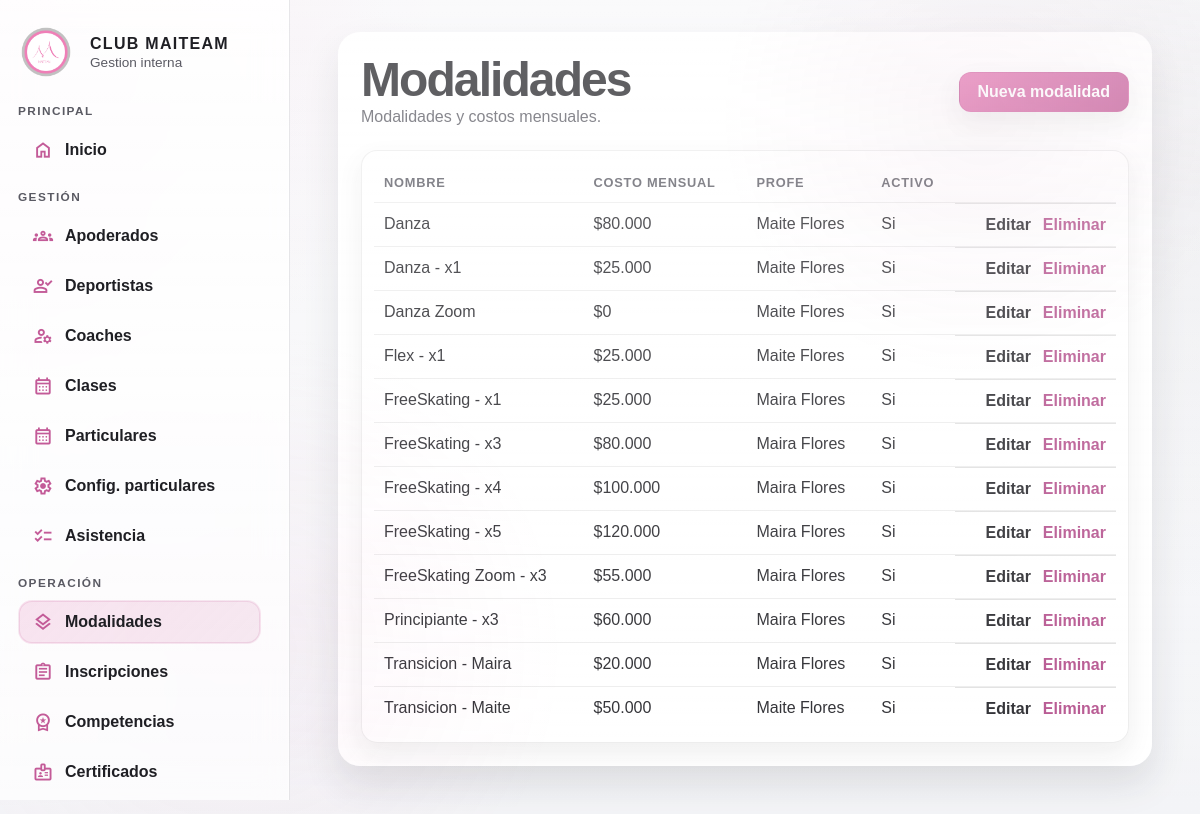
/interno/?page=modalidades, run on the app's committed database.
### tables this page shows
CREATE TABLE IF NOT EXISTS modalidades (
    id INT UNSIGNED AUTO_INCREMENT PRIMARY KEY,
    nombre VARCHAR(120) NOT NULL,
    costo_mensual DECIMAL(10,2) NOT NULL DEFAULT 0.00,
    coach_id INT UNSIGNED NOT NULL,
    activo TINYINT(1) NOT NULL DEFAULT 1,
    created_at TIMESTAMP NOT NULL DEFAULT CURRENT_TIMESTAMP,
    updated_at TIMESTAMP NULL DEFAULT NULL ON UPDATE CURRENT_TIMESTAMP,
    CONSTRAINT fk_modalidades_coaches
        FOREIGN KEY (coach_id) REFERENCES coaches(id)
        ON DELETE RESTRICT ON UPDATE CASCADE
);

CREATE TABLE IF NOT EXISTS coaches (
    id INT UNSIGNED AUTO_INCREMENT PRIMARY KEY,
    nombre VARCHAR(120) NOT NULL,
    telefono VARCHAR(40) DEFAULT NULL,
    email VARCHAR(160) DEFAULT NULL,
    especialidad VARCHAR(120) DEFAULT NULL,
    activo TINYINT(1) NOT NULL DEFAULT 1,
    created_at TIMESTAMP NOT NULL DEFAULT CURRENT_TIMESTAMP,
    updated_at TIMESTAMP NULL DEFAULT NULL ON UPDATE CURRENT_TIMESTAMP
);

### interno/src/helpers.php (called while the page is built, shortened)
<?php
function config(string $key, $default = null)
{
    $segments = explode('.', $key);
    $root = array_shift($segments);
    if ($root === 'db') {
        $source = $GLOBALS['db_config'] ?? [];
    } elseif ($root === 'app') {
        $source = $GLOBALS['app_config'] ?? [];
    } else {
        $source = $GLOBALS['app_config'] ?? [];
        array_unshift($segments, $root);
    }
    foreach ($segments as $segment) {
        $source = $source[$segment];
    }
    return $source;
}
function env(string $key, $default = null)
{
    $value = $_ENV[$key] ?? getenv($key);
    return $value;
}
function db(): PDO
{
    $host = env('DB_HOST', config('db.host', '127.0.0.1'));
    $dbname = env('DB_NAME', config('db.name', 'maiteam'));
    $user = env('DB_USER', config('db.user', 'root'));
    $pass = env('DB_PASS', config('db.pass', ''));
    $dsn = sprintf('mysql:host=%s;dbname=%s;charset=utf8mb4', $host, $dbname);
    $pdo = new PDO($dsn, $user, $pass, [
        PDO::ATTR_ERRMODE => PDO::ERRMODE_EXCEPTION,
        PDO::ATTR_DEFAULT_FETCH_MODE => PDO::FETCH_ASSOC,
    ]);
    return $pdo;
}
function render(string $view, array $data = []): void
{
    $viewPath = __DIR__ . '/../views/' . $view . '.php';
    $layoutPath = __DIR__ . '/../views/layout.php';
    $data['viewPath'] = $viewPath;
    extract($data, EXTR_SKIP);
    require $layoutPath;
}
function base_url(string $path = ''): string
{
    $base = rtrim((string) config('base_url', '/interno'), '/');
    $path = ltrim($path, '/');
    return $path === '' ? $base : $base . '/' . $path;
}
function e(?string $value): string
{
    return htmlspecialchars((string) $value, ENT_QUOTES, 'UTF-8');
}

### interno/src/modalidades.php (called while the page is built, shortened)
<?php
function modalidades_all(): array
{
    $stmt = db()->query(
        'SELECT m.id, m.nombre, m.costo_mensual, m.coach_id, m.activo, c.nombre AS coach_nombre '
        . 'FROM modalidades m INNER JOIN coaches c ON c.id = m.coach_id '
        . 'ORDER BY m.nombre'
    );
    return $stmt->fetchAll();
}

### interno/views/modalidades/index.php (the view, shortened to what this page needs)
<section class="page">
    <div class="page-header">
        <div>
            <h1>Modalidades</h1>
            <p>Modalidades y costos mensuales.</p>
        </div>
        <a class="button" href="<?= e(base_url('/?page=modalidades&action=create')) ?>">Nueva modalidad</a>
    </div>
    <div class="table-wrapper">
        <table>
            <thead>
                <tr>
                    <th>Nombre</th>
                    <th>Costo mensual</th>
                    <th>Profe</th>
                    <th>Activo</th>
                    <th></th>
                </tr>
            </thead>
            <tbody>
                <?php if (empty($modalidades)): ?>
                    <tr>
                        <td colspan="5">Aun no hay modalidades registradas.</td>
                    </tr>
                <?php else: ?>
                    <?php foreach ($modalidades as $modalidad): ?>
                        <tr>
                            <td><?= e($modalidad['nombre']) ?></td>
                            <td>$<?= e(number_format((float) $modalidad['costo_mensual'], 0, ',', '.')) ?></td>
                            <td><?= e($modalidad['coach_nombre'] ?? '') ?></td>
                            <td><?= $modalidad['activo'] ? 'Si' : 'No' ?></td>
                            <td class="actions">
                                <a class="link" href="<?= e(base_url('/?page=modalidades&action=edit&id=' . $modalidad['id'])) ?>">Editar</a>
                                <form method="post" action="<?= e(base_url('/?page=modalidades&action=delete')) ?>" onsubmit="return confirm('Eliminar esta modalidad?');">
                                    <button type="submit" class="link danger">Eliminar</button>
                                </form>
                            </td>
                        </tr>
                    <?php endforeach; ?>
                <?php endif; ?>
            </tbody>
        </table>
    </div>
</section>

### interno/index.php (shortened to what this page needs)
<?php
$page = $_GET['page'] ?? 'home';
if ($page === 'modalidades') {
    $flash = $_GET['flash'] ?? null;
    $view = 'modalidades/index';
    render($view, [
        'title' => 'Modalidades - Club MaiTeam',
        'page' => $page,
        'flash' => $flash,
        'modalidades' => modalidades_all(),
    ]);
    exit;
}

### interno/views/layout.php (shortened to what this page needs)
<?php
$baseUrl = base_url();
$navSections = [
    'Principal' => [
        ['key' => 'home', 'label' => 'Inicio', 'icon' => 'home'],
    ],
    'Gestión' => [
        ['key' => 'socios', 'label' => 'Apoderados', 'icon' => 'users'],
        ['key' => 'deportistas', 'label' => 'Deportistas', 'icon' => 'user-check'],
        ['key' => 'coaches', 'label' => 'Coaches', 'icon' => 'users-gear'],
        ['key' => 'clases', 'label' => 'Clases', 'icon' => 'calendar'],
        ['key' => 'particulares', 'label' => 'Particulares', 'icon' => 'calendar'],
        ['key' => 'particulares-admin', 'label' => 'Config. particulares', 'icon' => 'settings'],
        ['key' => 'asistencia', 'label' => 'Asistencia', 'icon' => 'checklist'],
    ],
    'Operación' => [
        ['key' => 'modalidades', 'label' => 'Modalidades', 'icon' => 'layers'],
        ['key' => 'inscripciones', 'label' => 'Inscripciones', 'icon' => 'clipboard'],
        ['key' => 'competencias', 'label' => 'Competencias', 'icon' => 'medal'],
        ['key' => 'certificados', 'label' => 'Certificados', 'icon' => 'badge'],
        ['key' => 'cuotas', 'label' => 'Cuotas socios', 'icon' => 'receipt'],
    ],
    'Finanzas' => [
        ['key' => 'pagos', 'label' => 'Pagos', 'icon' => 'wallet'],
        ['key' => 'transferencias', 'label' => 'Transferencias', 'icon' => 'arrows'],
    ],
    'Soporte' => [
        ['key' => 'reportes', 'label' => 'Reportes', 'icon' => 'chart'],
        ['key' => 'eventos', 'label' => 'Eventos federados', 'icon' => 'spark'],
    ],
];
$navIcons = [
    'home' => 'home',
    'users' => 'groups',
    'user-check' => 'person_check',
    'users-gear' => 'manage_accounts',
    'calendar' => 'calendar_month',
    'checklist' => 'checklist',
    'layers' => 'layers',
    'clipboard' => 'assignment',
    'medal' => 'workspace_premium',
    'badge' => 'badge',
    'receipt' => 'receipt_long',
    'wallet' => 'account_balance_wallet',
    'arrows' => 'swap_horiz',
    'chart' => 'query_stats',
    'spark' => 'event',
    'settings' => 'settings',
];
$renderIcon = static function (string $key) use ($navIcons): string {
    return $navIcons[$key] ?? $navIcons['home'];
};
?>
<!doctype html>
<html lang="es">
<head>
    <link rel="stylesheet" href="<?= e($baseUrl) ?>/assets/css/app.css">
</head>
<body>
    <div class="app-shell">
        <aside class="sidebar" aria-label="Menú lateral">
            <div class="sidebar-top">
                <div class="brand">
                    <img class="brand-logo" src="<?= e($baseUrl) ?>/assets/img/Logo principal.png" alt="Logo Club MaiTeam">
                    <div class="brand-copy">
                        <p class="brand-title">Club MaiTeam</p>
                        <p class="brand-subtitle">Gestion interna</p>
                    </div>
                </div>
            </div>
            <nav class="sidebar-nav" id="sidebar-nav" aria-label="Menu principal">
                <?php foreach ($navSections as $sectionLabel => $items): ?>
                    <div class="sidebar-group">
                        <p class="sidebar-group-title"><?= e($sectionLabel) ?></p>
                        <div class="sidebar-links">
                            <?php foreach ($items as $item): ?>
                                <a
                                    class="sidebar-link<?= $item['key'] === ($page ?? '') ? ' is-active' : '' ?>"
                                    href="<?= e($baseUrl) ?>/?page=<?= e($item['key']) ?>"
                                    title="<?= e($item['label']) ?>"
                                    aria-label="<?= e($item['label']) ?>"
                                >
                                    <span class="sidebar-link-icon" aria-hidden="true">
                                        <span class="material-symbols-outlined"><?= e($renderIcon($item['icon'])) ?></span>
                                    </span>
                                    <span class="sidebar-link-text">
                                        <?= e($item['label']) ?>
                                    </span>
                                </a>
                            <?php endforeach; ?>
                        </div>
                    </div>
                <?php endforeach; ?>
            </nav>
        </aside>
        <div class="app-content">
            <main class="main-content">
                <?php require $viewPath; ?>
            </main>
        </div>
    </div>
</body>
</html>

### data on the page
modalidades: nombre "Danza", costo_mensual "80.000", coach.nombre "Maite Flores", activo "Si"
modalidades: nombre "Danza - x1", costo_mensual "25.000", coach.nombre "Maite Flores", activo "Si"
modalidades: nombre "Danza Zoom", costo_mensual "0", coach.nombre "Maite Flores", activo "Si"
modalidades: nombre "Flex - x1", costo_mensual "25.000", coach.nombre "Maite Flores", activo "Si"
modalidades: nombre "FreeSkating - x1", costo_mensual "25.000", coach.nombre "Maira Flores", activo "Si"
modalidades: nombre "FreeSkating - x3", costo_mensual "80.000", coach.nombre "Maira Flores", activo "Si"
modalidades: nombre "FreeSkating - x4", costo_mensual "100.000", coach.nombre "Maira Flores", activo "Si"
modalidades: nombre "FreeSkating - x5", costo_mensual "120.000", coach.nombre "Maira Flores", activo "Si"
modalidades: nombre "FreeSkating Zoom - x3", costo_mensual "55.000", coach.nombre "Maira Flores", activo "Si"
modalidades: nombre "Principiante - x3", costo_mensual "60.000", coach.nombre "Maira Flores", activo "Si"
modalidades: nombre "Transicion - Maira", costo_mensual "20.000", coach.nombre "Maira Flores", activo "Si"
modalidades: nombre "Transicion - Maite", costo_mensual "50.000", coach.nombre "Maite Flores", activo "Si"

### other printed values
$sectionLabel "PRINCIPAL"
$item['label'] "Inicio"
$sectionLabel "GESTIÓN"
$item['label'] "Apoderados"
$item['label'] "Deportistas"
$item['label'] "Coaches"
$item['label'] "Clases"
$item['label'] "Particulares"
$item['label'] "Config. particulares"
$item['label'] "Asistencia"
$sectionLabel "OPERACIÓN"
$item['label'] "Modalidades"
$item['label'] "Inscripciones"
$item['label'] "Competencias"
$item['label'] "Certificados"
